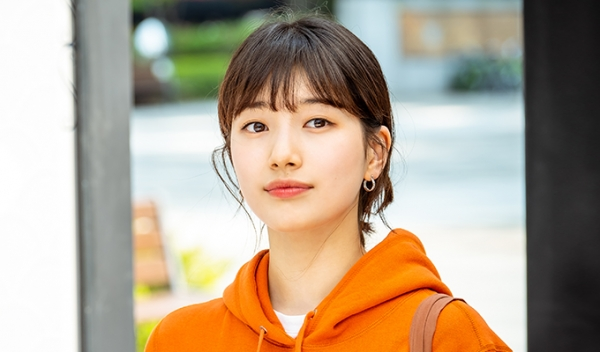
#> input picture person.jpg, 600 x 352 px
$ python main.py
#> lines starting #> are read from the running program, lines starting #| are printed output that depends on the picture
import cv2

img = cv2.imread("person.jpg")
#> img is the input picture: shape (352, 600, 3); mean B, G, R 141.4, 161.6, 178.1
gray = cv2.cvtColor(img, cv2.COLOR_BGR2GRAY)
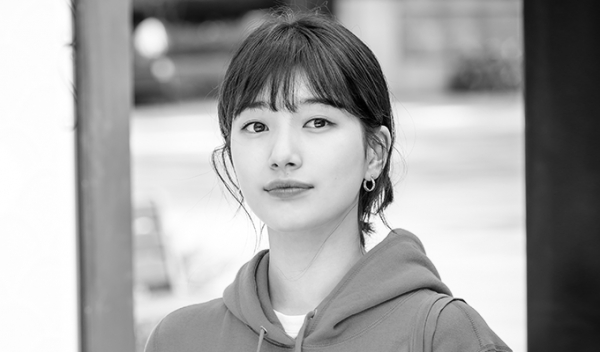
#> gray: shape (352, 600); min 0, max 255, mean 164.3
#> (the run stopped early here; a loop or call above may not have finished)

$ run again, with clouds.jpg copied over person.jpg
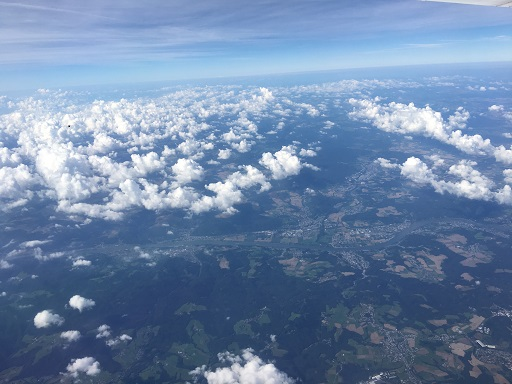
#> input picture clouds.jpg, 512 x 384 px
#> img is the input picture: shape (384, 512, 3); mean B, G, R 167.8, 134.4, 110.1
#> `gray = cv2.cvtColor(img, cv2.COLOR_BGR2GRAY)`:
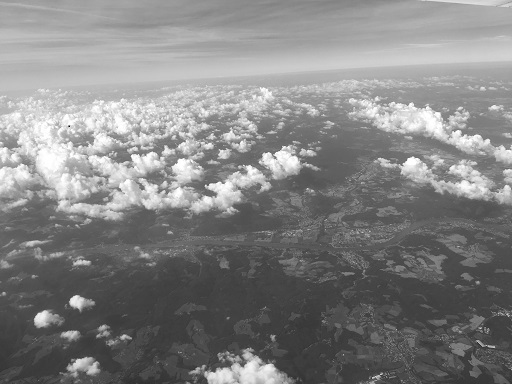
#> gray: shape (384, 512); min 2, max 255, mean 130.9
